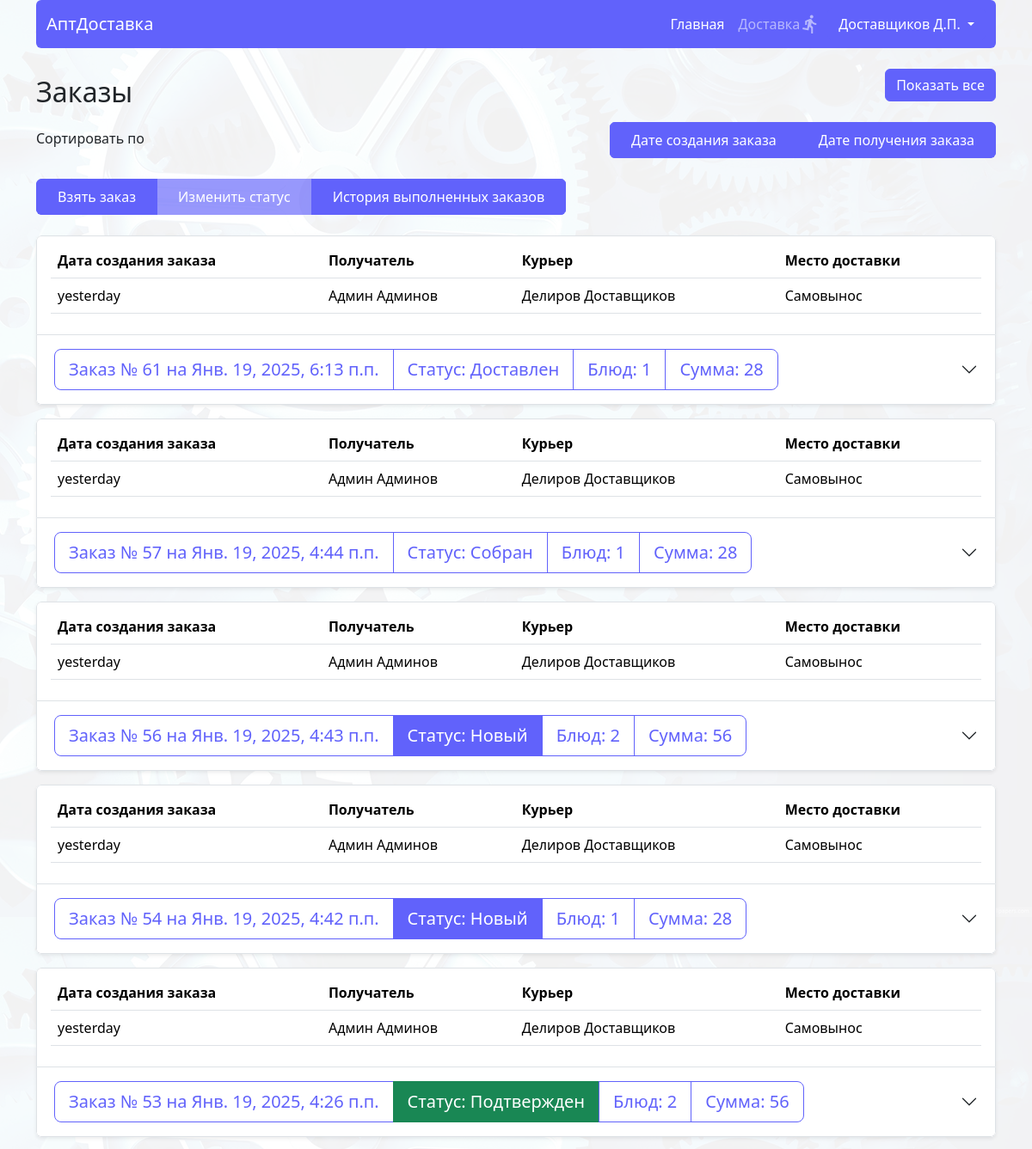
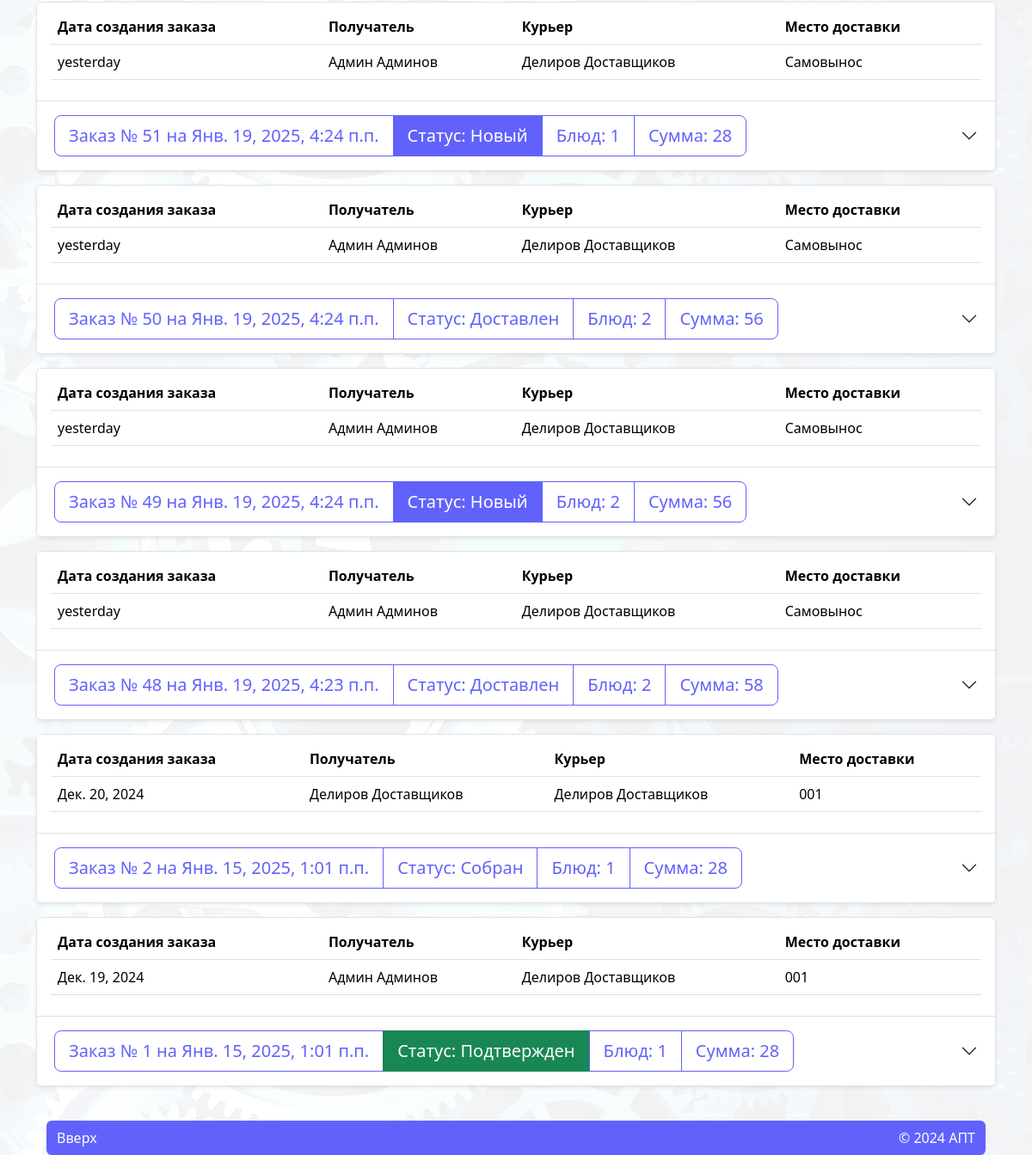
The page /deliver/change_status_order/ (signed in) on the database its author committed (2 pictures, top to bottom).
### log_reg/models.py (models this page shows)
class User(AbstractUser):
    username = models.CharField('Логин', max_length=150, unique=True,
                                help_text="Обязательное поле. Только латиница, цифры и тире.",
                                validators=[LoginValidator()],
                                error_messages={"unique": _("Пользователь с таким именем уже существует"), })
    first_name = models.CharField(_("first name"), max_length=150, validators=[NameValidator()])
    last_name = models.CharField(_("last name"), max_length=150, validators=[NameValidator()])
    patronymic = models.CharField('Отчество', max_length=150, blank=True, validators=[NameValidator()])
    def __str__(self):
        return "%s %s" % (self.first_name, self.last_name)

### order/models.py (models this page shows, shortened)
class Order(models.Model):
    user = models.ForeignKey(User, on_delete=models.CASCADE, verbose_name='Пользователь')
    date_create = models.DateTimeField(verbose_name='Дата заказа', auto_now_add=True)
    order_date = models.DateTimeField(default=get_default_created_at, verbose_name='Дата и время получения заказа'
    )
    status = models.ForeignKey('Status', on_delete=models.CASCADE, verbose_name='Статус', default=1)
    result = models.CharField(max_length=50, verbose_name='Причина отказа', blank=True, null=True)
    cab = models.ForeignKey(Cabinet, on_delete=models.CASCADE, verbose_name='Кабинет', default=1)
    deliver = models.ForeignKey(
        User,
        on_delete=models.SET_NULL,
        related_name='courier_orders',
        blank=True,
        null=True,
        limit_choices_to={'groups__name': 'deliver'},
        verbose_name="Курьер"
    )
    @property
    def total_amount(self):
        total = 0
        for item in self.ordermeal_set.all():  # ordermeal_set - обратный related_name
            total += item.meal.price * item.amount
        return total
    @property
    def amount(self):
        return OrderMeal.objects.filter(order=self.pk).aggregate(Sum('amount'))['amount__sum']
    amount.fget.short_description = 'Количество'
    @property
    def meals(self):
        return OrderMeal.objects.filter(order=self.pk)
    class Meta:
        verbose_name = 'Заказ'
        verbose_name_plural = 'Заказы'

class Status(models.Model):
    name = models.CharField(max_length=30)
    class Meta:
        verbose_name = 'Статус'
        verbose_name_plural = 'Статусы'
    def __str__(self):
        return self.name

class OrderMeal(models.Model):
    order = models.ForeignKey(Order, on_delete=models.CASCADE, verbose_name="Заказ")
    meal = models.ForeignKey(Meal, on_delete=models.CASCADE, verbose_name="Блюдо")
    amount = models.IntegerField(verbose_name='Количество товаров')
    class Meta:
        verbose_name = 'Заказ блюд'
        verbose_name_plural = 'Заказы блюд'

### cart/models.py (models this page shows)
class Cabinet(models.Model):
    num = models.CharField(max_length=10, verbose_name="Номер")
    name = models.CharField(max_length=100, verbose_name="Название")
    def __str__(self):
        return self.num
    class Meta:
        verbose_name = 'Кабинет'
        verbose_name_plural = 'Кабинеты'

### home/models.py (models this page shows, shortened)
class Meal(models.Model):
    name = models.CharField(max_length=150, verbose_name="Название")
    price = models.IntegerField(verbose_name="Цена")
    out = models.CharField(max_length=10, verbose_name="Выход")
    image = models.ImageField(upload_to='images', verbose_name="Изображение")
    category = models.ForeignKey(Category, default=None, on_delete=models.CASCADE,
                                 verbose_name="Категория", related_name='meals')
    quantity = models.IntegerField(default=3, verbose_name="Количество")
    class Meta:
        verbose_name = 'Блюдо'
        verbose_name_plural = 'Блюда'

### deliver/views.py (the view)
# urls.py: path('deliver/change_status_order/', views.change_status_order, name="change_status_order"),
@login_required
def change_status_order(request, order='-date_create', filter=0):
    context = {}
    context['order'] = order
    context['filter'] = filter
    context['orders'] = Order.objects.filter(deliver=request.user).order_by('-date_create')
    return render(request, 'deliver/order_list.html', context)

### deliver/templates/deliver/order_list.html (shortened to what this page needs)
{% extends 'home/base.html' %}
{% load static %}
{% block body %}
<div class="d-flex justify-content-between flex-wrap align-items-center">
    <h2 class=" ps-0  px-3 py-2">Заказы</h2>
    <div class="d-flex justify-content-end z-1">
        <button class="view_all btn btn-primary position-fixed " style="top:80px;">Показать все</button>
    </div>
</div>
<div class="d-flex flex-wrap align-items-center justify-content-between  z-1 rounded-2 overflow-hidden     mb-4"
     style="top: 80px;">
    <div class="mb-1">Сортировать по</div>
    <div class="btn-group overflow-x-auto dragscroll flex-row ">
        <a href="{% url 'deliver' order='-date_create' filter=filter %}"
           class="btn btn-primary rounded-0 d-flex px-4 align-items-center justify-content-center px-4 py-2">
            Дате создания заказа
        </a>
        <a href="{% url 'deliver' order='-order_date' filter=filter %}"
           class="btn btn-primary rounded-0 d-flex px-4 align-items-center justify-content-center px-4 py-2">
            Дате получения заказа
        </a>
    </div>
</div>
<div class="d-flex flex-wrap align-items-center justify-content-between  z-1 rounded-2 overflow-hidden     mb-4"
     style="top: 80px;">
    <div class="btn-group overflow-x-auto dragscroll flex-row ">
        <a href="{% url 'deliver' %}"
           class="btn btn-primary rounded-0 d-flex px-4 align-items-center justify-content-center px-4 py-2 {% if 'order_list' in request.path %}disabled{% endif %}">
            Взять заказ
        </a>
        <a href="{% url 'change_status_order'  %}"
           class="btn btn-primary rounded-0 d-flex px-4 align-items-center justify-content-center px-4 py-2 {% if 'change_status_order' in request.path %}disabled{% endif %}">
            Изменить статус
        </a>
        <a href="{% url 'order_history' %}"
           class="btn btn-primary rounded-0 d-flex px-4 align-items-center justify-content-center px-4 py-2 {% if  'order_history' in request.path %}disabled{% endif %}">
            История выполненных заказов
        </a>
    </div>
</div>
{% include 'order/elements/order_item.html'%}
{% endblock %}

### home/templates/home/elements/header.html (shortened to what this page needs)
<header class="sticky-top z-3  ">
    <nav class="navbar navbar-expand-lg bg-primary rounded" data-bs-theme="dark">
        <div class="container-fluid">
            <a class="navbar-brand" href="/">АптДоставка</a>
            <div class="collapse navbar-collapse justify-content-end" id="navbarText">
                <ul class="navbar-nav mb-2 mb-lg-0">
                    <li class="nav-item ">
                        <a class="nav-link text-white d-flex align-items-center justify-content-center"
                           aria-current="page" href="{% url 'home' %}">Главная</a>
                    </li>
                    {% if request.user.is_authenticated %}
                    {% if request.user.groups.all.0.name == "deliver" %}
                    <li class="nav-item">
                        <a class="nav-link d-flex align-items-center justify-content-center"
                           href="{% url 'deliver'%}">Доставка
                        <span class="material-icons">directions_run</span>
                        </a>
                    </li>
                    {% endif %}
                    {% endif %}
                </ul>
            </div>
            <div class="form-inline order-lg-3">
                <ul class="navbar-nav d-flex flex-row align-items-center justify-content-center">
                    {% if request.user.is_authenticated %}
                    <li class="nav-item dropdown">
                        <button class="btn btn-primary dropdown-toggle" data-bs-toggle="dropdown" aria-expanded="false">
                            {{user.last_name}}
                            {{user.first_name|slice:"1"}}.{%if user.patronymic %}{{user.patronymic|slice:"1"}}.{% endif %}
                        </button>
                    </li>
                    {% endif %}
                </ul>
            </div>
        </div>
    </nav>
</header>

### order/templates/order/elements/order_item.html (shortened to what this page needs)
{% load humanize %}
<div class="accordion row">
    {% for order in orders%}
    <div>
        <div class="bg-white rounded-2 overflow-hidden shadow-sm mb-3">
            <div class="border rounded-top px-3 py-2">
                {% if request.user.groups.all.0.name == "deliver" %}
                <table class="table">
                    <thead>
                    <tr>
                        <th scope="col">Дата создания заказа</th>
                        <th scope="col">Получатель</th>
                        <th scope="col">Курьер</th>
                        <th scope="col">Место доставки</th>
                    </tr>
                    </thead>
                    <tbody>
                    <tr>
                        <td>{{ order.date_create|naturalday}}</td>
                        <td>{{order.user}}</td>
                        {% if order.deliver %}
                        <td>{{order.deliver}}</td>
                        {% else %}
                        <td>Курьер не выбран</td>
                        {% endif %}
                        <td>{{order.cab}}</td>
                    </tr>
                    </tbody>
                </table>
                {% else %}
                <div class="d-flex justify-content-between flex-wrap align-items-center">
                    <p class="h2 ">Создан: {{ order.date_create|naturalday}}</p>
                    <p class="h3">{{order.cab}}</p>
                </div>
                {% endif%}
            </div>
            <div class="accordion-item ">
                <h2 class="accordion-header">
                    <button class="accordion-button collapsed" type="button" data-bs-toggle="collapse"
                            data-bs-target="#order_{{ order.id }}" aria-expanded="false"
                            aria-controls="order_{{ order.id }}">
                        <div class="order_view btn-group order_info  btn-group-lg bg-white"
                             data-id="{{ order.id }}">
                            <div class="btn btn-outline-primary">
                                <span>Заказ</span> №
                                {{ order.id }} на {{ order.order_date }}
                            </div>
                            <div
                                    class="btn  {% if order.status.id == 1%} btn-primary {%elif order.status.id == 2%}btn-success{%elif order.status.id == 3%}btn-danger{% else %}btn-outline-primary{%endif%}">
                                <span>Статус: </span>{{ order.status }}
                            </div>
                            <div class="btn btn-outline-primary">
                                <span>Блюд:</span>
                                {{ order.amount }}
                            </div>
                            <div class="btn btn-outline-primary">
                                <span>Сумма:</span>
                                {{ order.total_amount }}
                            </div>
                        </div>
                    </button>
                </h2>
            </div>
        </div>
    </div>
    {% endfor %}
</div>

### home/static/home/css/style.css (style rules this page uses)
body { background-image: url('../images/fon/fon.png'); background-size: 100%; background-attachment: fixed; }
.table tbody tr { cursor: pointer; }

### rows shown on the page
User: last_name "Доставщиков", first_name "Д", patronymic "П"
Order: date_create "yesterday", user "Админ Админов", deliver "Делиров Доставщиков", cab "Самовынос", id "61", order_date "Янв. 19, 2025, 6:13 п.п.", status "Доставлен", amount "1", total_amount "28"
Order: date_create "yesterday", user "Админ Админов", deliver "Делиров Доставщиков", cab "Самовынос", id "57", order_date "Янв. 19, 2025, 4:44 п.п.", status "Собран", amount "1", total_amount "28"
Order: date_create "yesterday", user "Админ Админов", deliver "Делиров Доставщиков", cab "Самовынос", id "56", order_date "Янв. 19, 2025, 4:43 п.п.", status "Новый", amount "2", total_amount "56"
Order: date_create "yesterday", user "Админ Админов", deliver "Делиров Доставщиков", cab "Самовынос", id "54", order_date "Янв. 19, 2025, 4:42 п.п.", status "Новый", amount "1", total_amount "28"
Order: date_create "yesterday", user "Админ Админов", deliver "Делиров Доставщиков", cab "Самовынос", id "53", order_date "Янв. 19, 2025, 4:26 п.п.", status "Подтвержден", amount "2", total_amount "56"
Order: date_create "yesterday", user "Админ Админов", deliver "Делиров Доставщиков", cab "Самовынос", id "51", order_date "Янв. 19, 2025, 4:24 п.п.", status "Новый", amount "1", total_amount "28"
Order: date_create "yesterday", user "Админ Админов", deliver "Делиров Доставщиков", cab "Самовынос", id "50", order_date "Янв. 19, 2025, 4:24 п.п.", status "Доставлен", amount "2", total_amount "56"
Order: date_create "yesterday", user "Админ Админов", deliver "Делиров Доставщиков", cab "Самовынос", id "49", order_date "Янв. 19, 2025, 4:24 п.п.", status "Новый", amount "2", total_amount "56"
Order: date_create "yesterday", user "Админ Админов", deliver "Делиров Доставщиков", cab "Самовынос", id "48", order_date "Янв. 19, 2025, 4:23 п.п.", status "Доставлен", amount "2", total_amount "58"
Order: date_create "Дек. 20, 2024", user "Делиров Доставщиков", deliver "Делиров Доставщиков", cab "001", id "2", order_date "Янв. 15, 2025, 1:01 п.п.", status "Собран", amount "1", total_amount "28"
Order: date_create "Дек. 19, 2024", user "Админ Админов", deliver "Делиров Доставщиков", cab "001", id "1", order_date "Янв. 15, 2025, 1:01 п.п.", status "Подтвержден", amount "1", total_amount "28"
